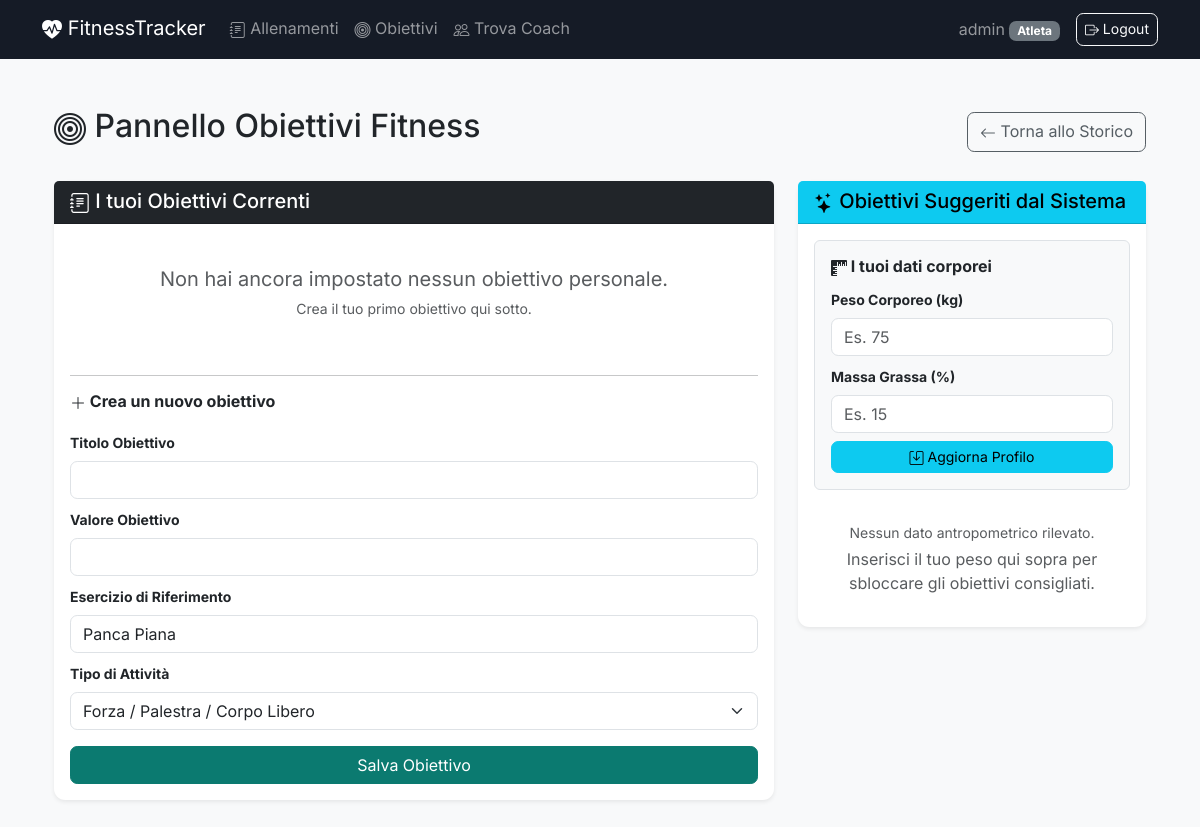
Before: /obiettivi/ (signed in) with the older database file.
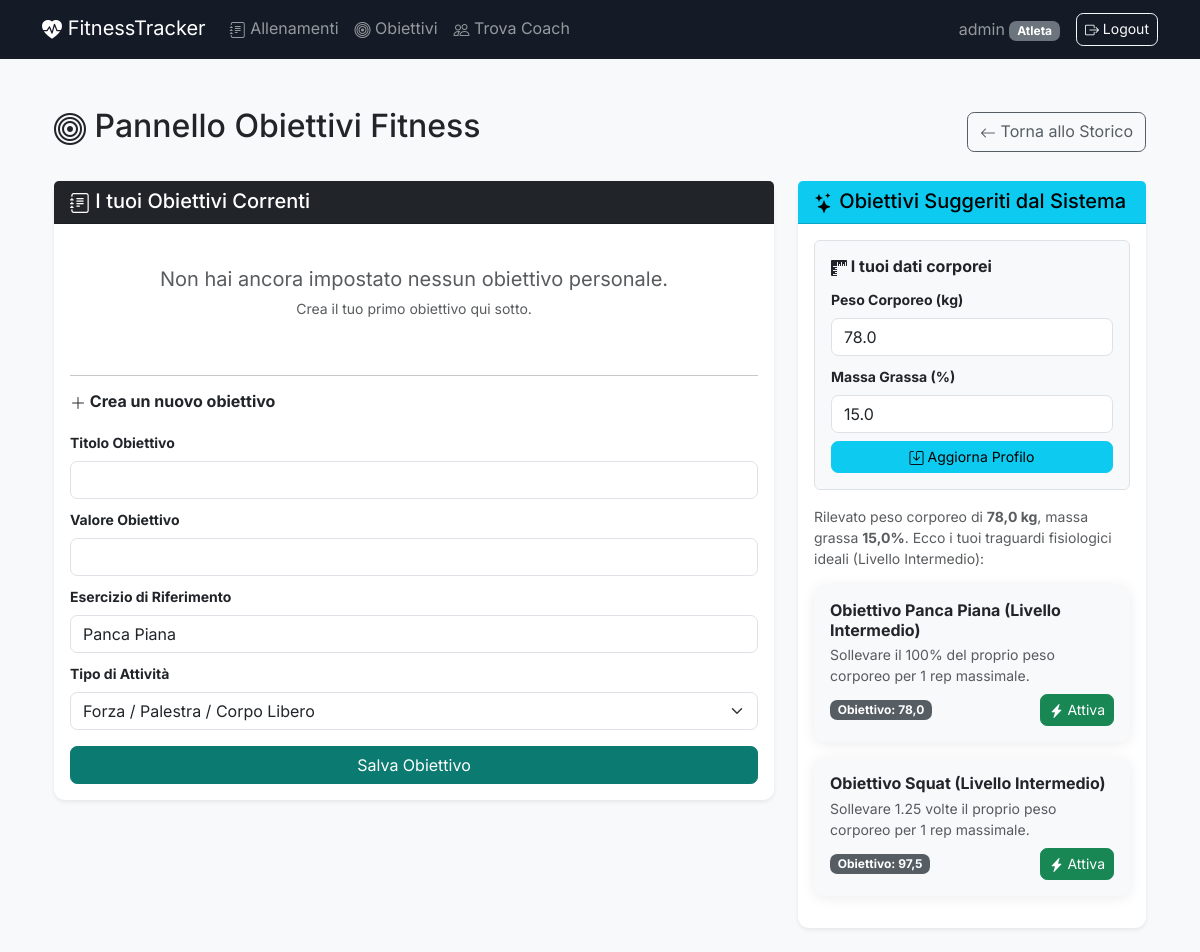
After: the same page with the newer database file.
### accounts/models.py (models this page shows, shortened)
class CustomUser(AbstractUser):
    is_coach = models.BooleanField(default=False)
    coach = models.ForeignKey(
        'self',
        on_delete=models.SET_NULL,
        null=True,
        blank=True,
        related_name='athletes'
    )
    age = models.PositiveIntegerField(null=True, blank=True)
    weight = models.FloatField(verbose_name="Peso Corporeo (kg)", null=True, blank=True)
    body_fat = models.FloatField(verbose_name="Massa Grassa (%)", null=True, blank=True)
    prezzo_mensile = models.DecimalField(
        verbose_name="Prezzo mensile (€)",
        max_digits=6, decimal_places=2, default=0.00
    )
    def get_suggested_goals(self):
        if not self.weight or self.is_coach:
            return []
        return [
            {
                'title': 'Obiettivo Panca Piana (Livello Intermedio)',
                'activity_type': 'FORZA',
                'exercise_name': 'Panca Piana',
                'target_value': round(self.weight * 1.0, 1),
                'unit': 'kg',
                'description': 'Sollevare il 100% del proprio peso corporeo per 1 rep massimale.'
            },
            {
                'title': 'Obiettivo Squat (Livello Intermedio)',
                'activity_type': 'FORZA',
                'exercise_name': 'Squat',
                'target_value': round(self.weight * 1.25, 1),
                'unit': 'kg',
                'description': 'Sollevare 1.25 volte il proprio peso corporeo per 1 rep massimale.'
            }
        ]

### workouts/views.py (the view, shortened to what this page needs)
# urls.py: path('obiettivi/', GoalListView.as_view(), name='goal_list'),
class GoalListView(LoginRequiredMixin, ListView):
    model = Goal
    template_name = 'workouts/goal_list.html'
    context_object_name = 'goals'
    def get_queryset(self):
        return Goal.objects.filter(user=self.request.user).order_by('-id')
    def get_context_data(self, **kwargs):
        context = super().get_context_data(**kwargs)
        if hasattr(self.request.user, 'get_suggested_goals'):
            context['suggested_goals'] = self.request.user.get_suggested_goals()
        else:
            context['suggested_goals'] = []
        context.setdefault('goal_form', GoalForm())
        context.setdefault('profile_form', ProfileForm(instance=self.request.user))
        return context

### workouts/forms.py
class GoalForm(forms.ModelForm):
    class Meta:
        model = Goal
        fields = ['title', 'target_value', 'exercise_name', 'activity_type']
        labels = {
            'title': 'Titolo Obiettivo',
            'target_value': 'Valore Obiettivo',
            'exercise_name': 'Esercizio di Riferimento',
            'activity_type': 'Tipo di Attività',
        }
        widgets = {
            'title': forms.TextInput(attrs={'class': 'form-control'}),
            'target_value': forms.TextInput(attrs={'class': 'form-control'}),
            'exercise_name': forms.TextInput(attrs={'class': 'form-control'}),
            'activity_type': forms.Select(attrs={'class': 'form-select'}),
        }

### templates/workouts/goal_list.html (shortened to what the changed rows need)
{% extends 'base.html' %}
{% block content %}
<div class="container py-4">
    <div class="d-flex flex-column flex-sm-row justify-content-between align-items-sm-center gap-2 mb-4">
        <h1 class="h2"><i class="bi bi-bullseye"></i> Pannello Obiettivi Fitness</h1>
    </div>
    <div class="row">
        <div class="col-md-8 mb-4">
            <div class="card shadow-sm">
                <div class="card-header bg-dark text-white">
                    <h2 class="h5 mb-0"><i class="bi bi-journal-text"></i> I tuoi Obiettivi Correnti</h2>
                </div>
            </div>
        </div>
        <div class="col-md-4">
            <div class="card shadow-sm border-info">
                <div class="card-header text-bg-info">
                    <h2 class="h5 mb-0"><i class="bi bi-stars"></i> Obiettivi Suggeriti dal Sistema</h2>
                </div>
                <div class="card-body">
                    <form method="post" class="mb-3 p-3 bg-light rounded border">
                        <h3 class="h6 fw-bold mb-2"><i class="bi bi-rulers"></i> I tuoi dati corporei</h3>
                        {% for field in profile_form %}
                            <div class="mb-2">
                                <label for="{{ field.id_for_label }}" class="form-label small fw-bold">{{ field.label }}</label>
                                {{ field }}
                            </div>
                        {% endfor %}
                        <button type="submit" class="btn btn-sm btn-info w-100"><i class="bi bi-save"></i> Aggiorna Profilo</button>
                    </form>
                    {% if request.user.weight %}
                        <p class="small text-muted mb-3">
                            Rilevato peso corporeo di <strong>{{ request.user.weight }} kg</strong>{% if request.user.body_fat %}, massa grassa <strong>{{ request.user.body_fat }}%</strong>{% endif %}.
                            Ecco i tuoi traguardi fisiologici ideali (Livello Intermedio):
                        </p>
                        {% for sug in suggested_goals %}
                            <div class="card mb-3 border-light bg-light">
                                <div class="card-body p-3">
                                    <h3 class="h6 fw-bold text-dark mb-1">{{ sug.title }}</h3>
                                    <p class="small text-muted mb-2">{{ sug.description }}</p>
                                    <div class="d-flex justify-content-between align-items-center">
                                        <span class="badge bg-secondary">Obiettivo: {{ sug.target_value }}</span>
                                        <form method="post" class="m-0">
                                            <button type="submit" class="btn btn-sm btn-success">
                                                <i class="bi bi-lightning-charge-fill"></i> Attiva
                                            </button>
                                        </form>
                                    </div>
                                </div>
                            </div>
                        {% endfor %}
                    {% else %}
                        <div class="text-center py-3 text-muted">
                            <p class="small mb-1">Nessun dato antropometrico rilevato.</p>
                            <p class="x-small mb-0">Inserisci il tuo peso qui sopra per sbloccare gli obiettivi consigliati.</p>
                        </div>
                    {% endif %}
                </div>
            </div>
        </div>
    </div>
</div>
{% endblock %}

### templates/base.html (shortened to what this page needs)
<!DOCTYPE html>
{% load static %}
<html lang="it">
<head>
    <link href="https://cdn.jsdelivr.net/npm/bootstrap@5.3.2/dist/css/bootstrap.min.css" rel="stylesheet">
    <link href="https://cdn.jsdelivr.net/npm/bootstrap-icons@1.11.3/font/bootstrap-icons.min.css" rel="stylesheet">
    <link rel="stylesheet" href="{% static 'css/style.css' %}">
</head>
<body class="bg-light">
    <nav class="navbar navbar-expand-lg navbar-dark bg-dark sticky-top mb-4">
        <div class="container">
            <a class="navbar-brand" href="{% url 'home' %}"><i class="bi bi-heart-pulse-fill"></i> FitnessTracker</a>
            <div class="collapse navbar-collapse" id="mainNav">
                {% if user.is_authenticated %}
                <ul class="navbar-nav me-auto">
                    {% if user.is_coach %}
                        <li class="nav-item"><a class="nav-link" href="{% url 'workout_list' %}"><i class="bi bi-clipboard-data"></i> Dashboard Coach</a></li>
                        <li class="nav-item"><a class="nav-link" href="{% url 'coach_settings' %}"><i class="bi bi-gear"></i> Impostazioni</a></li>
                    {% else %}
                        <li class="nav-item"><a class="nav-link" href="{% url 'workout_list' %}"><i class="bi bi-journal-text"></i> Allenamenti</a></li>
                        <li class="nav-item"><a class="nav-link" href="{% url 'goal_list' %}"><i class="bi bi-bullseye"></i> Obiettivi</a></li>
                        <li class="nav-item"><a class="nav-link" href="{% url 'coach_list' %}"><i class="bi bi-people"></i> Trova Coach</a></li>
                    {% endif %}
                </ul>
                <ul class="navbar-nav ms-auto align-items-lg-center">
                    <li class="nav-item">
                        <span class="navbar-text me-3">
                            {{ user.username }}
                            <span class="badge text-bg-{% if user.is_coach %}info{% else %}secondary{% endif %}">
                                {% if user.is_coach %}Coach{% else %}Atleta{% endif %}
                            </span>
                        </span>
                    </li>
                    <li class="nav-item">
                        <form method="post" action="{% url 'logout' %}" class="d-inline">
                            <button type="submit" class="btn btn-sm btn-outline-light"><i class="bi bi-box-arrow-right"></i> Logout</button>
                        </form>
                    </li>
                </ul>
                {% endif %}
            </div>
        </div>
    </nav>
    <div class="container">
        {% block content %}
        {% endblock %}
    </div>
</body>
</html>

Changed rows visible on the page:
changed CustomUser "admin": weight (not shown) → "78.0"; body_fat (not shown) → "15.0"; user.weight (not shown) → "78,0"; user.body_fat (not shown) → "15,0"
Other visible differences:
text no longer shown: "Nessun dato antropometrico rilevato. Inserisci il tuo peso qui sopra per sbloccare gli obiettivi consigliati."
text now shown: "Rilevato peso corporeo di kg , massa grassa % . Ecco i tuoi traguardi fisiologici ideali (Livello Intermedio):"
new list line: "Obiettivo Panca Piana (Livello Intermedio) Sollevare il 100% del proprio peso corporeo per 1 rep massimale. Obiettivo: 78,0 Attiva"
new list line: "Obiettivo Squat (Livello Intermedio) Sollevare 1.25 volte il proprio peso corporeo per 1 rep massimale. Obiettivo: 97,5 Attiva"
